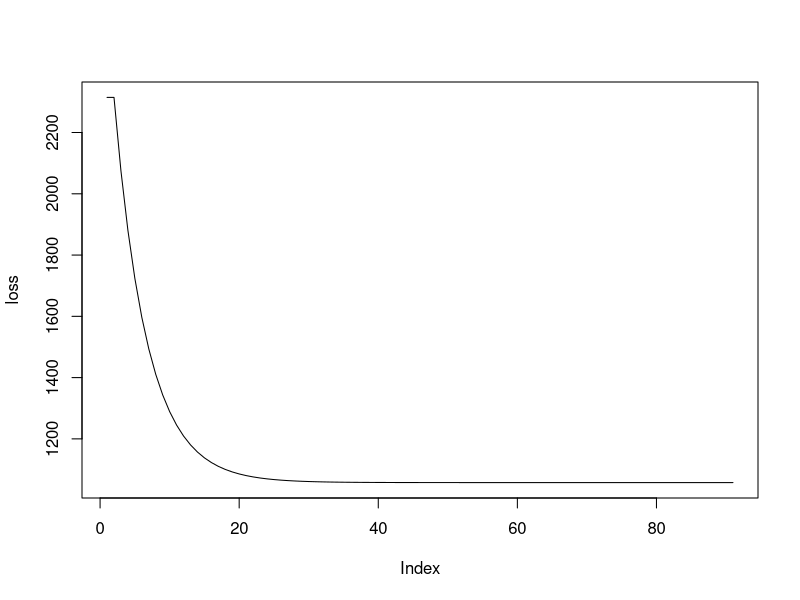

The R script that drew this image:
# Gradient descent for standard linear model.  The function takes arguments
# starting points for the parameters to be estimated, a tolerance to provide a
# stopping point, stepsize, whether to print out iterations, and whether to plot
# the loss over each estimate
# 

##################
### Data Setup ###
##################

# basic data for standard regression. 
set.seed(8675309)
n = 1000
x1 = rnorm(n)
x2 = rnorm(n)
y = 1 + .5*x1 + .2*x2 + rnorm(n)

X = cbind(Intercept=1, x1, x2)


##################################
### gradient descent algorithm ###
##################################

gd = function(par, X, y, tolerance=1e-3, stepsize=1e-3, verbose=T, plotLoss=T){
  # initialize
  beta = par; names(beta) = colnames(X)
  loss = crossprod(X%*%beta - y)
  tol = 1
  iter = 0
  
  while(tol > tolerance){
    LP = X%*%beta
    grad = t(X) %*% (LP - y)
    betaCurrent = beta - stepsize * grad
    tol = max(abs(betaCurrent - beta))
    beta = betaCurrent
    loss = append(loss, crossprod(LP-y))
    iter = iter + 1
    if(verbose && iter%%10 == 0) message(paste('Iteration:', iter))
  }
  
  if(plotLoss) plot(loss, type='l')
  
  list(par=beta, loss=loss, RSE=sqrt(crossprod(LP-y)/(nrow(X)-ncol(X))), 
       iter=iter, fitted=LP)
}

###########
### Run ###
###########

### starting values
init = rep(0, 3)

# for any particular data you'd have to fiddle with the stepsize, which would
# typically be assessed via cross-validation
out = gd(init, X=X, y=y, tolerance = 1e-5, stepsize=.0001)
str(out)

summary(lm(y~x1+x2))

